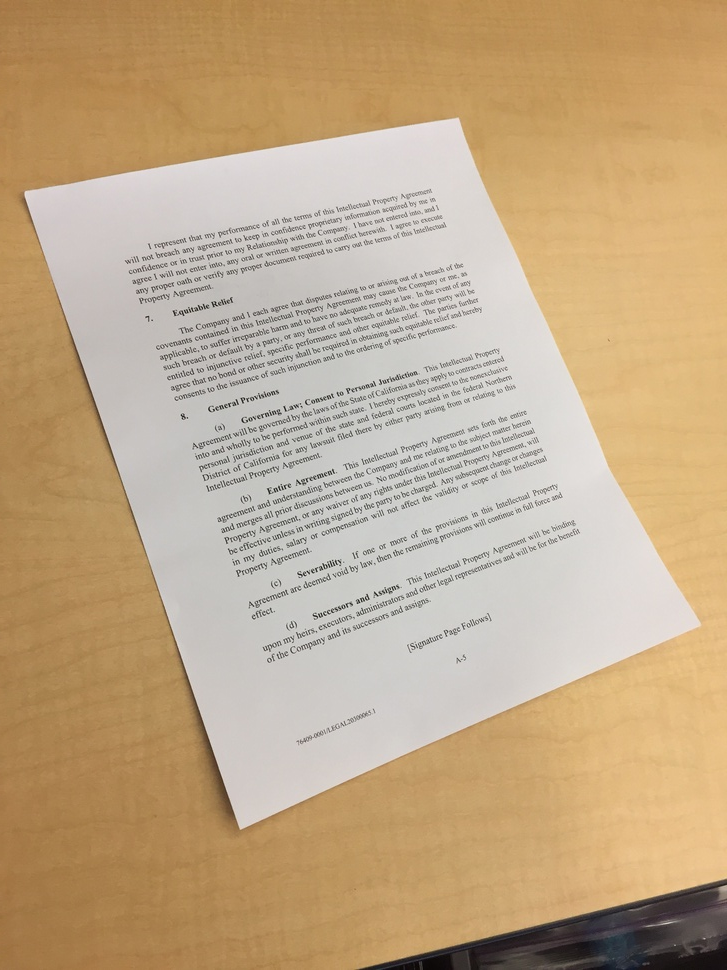
#> input picture document_correction/input/desk.JPG, 727 x 970 px, shrunk from 2448 x 3264 before the run, found by its file name
$ python main.py
#> lines starting #> are read from the running program, lines starting #| are printed output that depends on the picture; after the words box and inside, x2 and y2 are one past the last pixel; in counts of white or black regions, pixels touching at a corner belong together
### transformation_perspective_app/src/utils/image_utils.py
def load_image(filepath):
#> called with filepath = '../document_correction/input/desk.JPG'
    import cv2
    image = cv2.imread(filepath)
#> image is the input picture: shape (970, 727, 3); mean B, G, R 136.6, 169.3, 193.6
    if image is None:
        raise FileNotFoundError(f"Image not found at {filepath}")
    return image

def save_image(image, filepath):
    import cv2
    success = cv2.imwrite(filepath, image)
    if not success:
        raise IOError(f"Failed to save image at {filepath}")

### transformation_perspective_app/src/perspective/document_scanner.py
import cv2
import numpy as np

class DocumentScanner:
    def scan_document(self, image):
        # Convertir l'image en niveaux de gris
        gray = cv2.cvtColor(image, cv2.COLOR_BGR2GRAY)
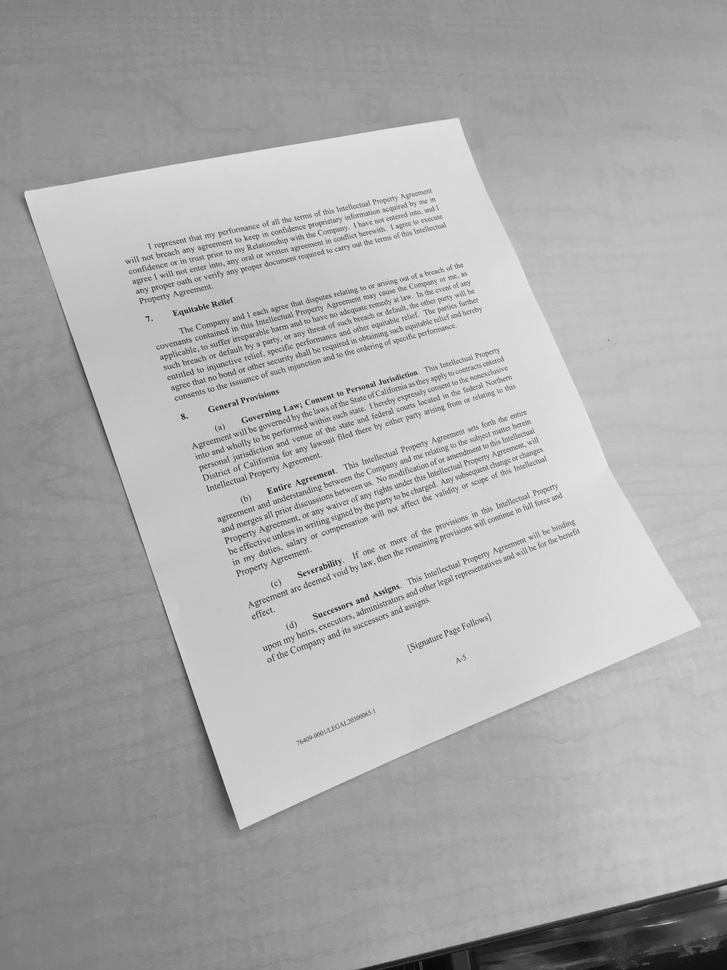
#> gray: shape (970, 727); min 5, max 253, mean 172.8

        # Appliquer un flou pour réduire le bruit
        blurred = cv2.GaussianBlur(gray, (5, 5), 0)

        # Détecter les bords dans l'image
        edged = cv2.Canny(blurred, 75, 200)
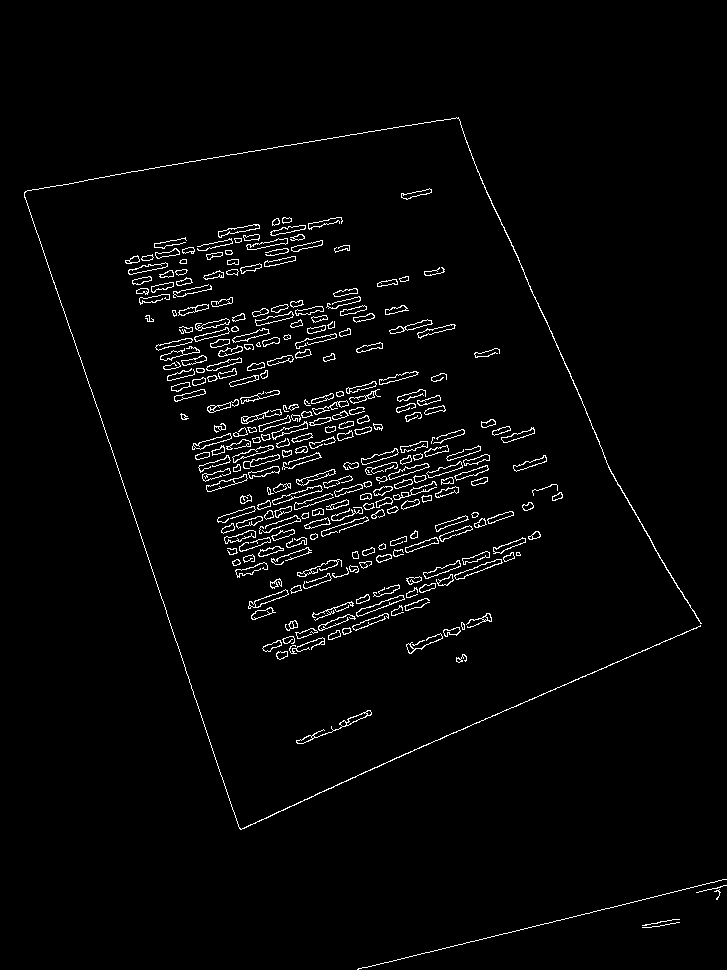
#> edged: shape (970, 727); 2.6% white in thin lines or dots, all inside (x1, y1, x2, y2) = (24, 117, 727, 970)

        # Trouver les contours dans l'image
        contours, _ = cv2.findContours(edged, cv2.RETR_EXTERNAL, cv2.CHAIN_APPROX_SIMPLE)
#> contours = 281 contours, 81 with area under 20; largest, box (x1, y1, x2, y2) and area: (24, 117, 702, 830) 302, (272, 485, 323, 505) 256, (356, 595, 405, 617) 252, (454, 559, 503, 580) 240, (296, 710, 372, 744) 234

        # Trouver le plus grand contour
        if contours:
            largest_contour = max(contours, key=cv2.contourArea)
#> largest_contour = contour of 2772 points, box (x1, y1, x2, y2) (24, 117, 702, 830), area 302
            area = cv2.contourArea(largest_contour)
#> area = 302.5
#| Scanned image: True
            if area < 0.1 * image.shape[0] * image.shape[1]:  # Ignore les petits contours
                print("Contour détecté trop petit, retour de l'image originale.")
                return image

            # Obtenir les coordonnées du contour
            peri = cv2.arcLength(largest_contour, True)
            approx = cv2.approxPolyDP(largest_contour, 0.02 * peri, True)

            if len(approx) == 4:
                # Obtenir les points de l'image
                pts = approx.reshape(4, 2)
                rect = self.order_points(pts)
                (tl, tr, br, bl) = rect

                widthA = np.linalg.norm(br - bl)
                widthB = np.linalg.norm(tr - tl)
                maxWidth = int(max(widthA, widthB))

                heightA = np.linalg.norm(tr - br)
                heightB = np.linalg.norm(tl - bl)
                maxHeight = int(max(heightA, heightB))

                # Définir les points de destination pour la transformation
                dst = np.array([
                    [0, 0],
                    [maxWidth - 1, 0],
                    [maxWidth - 1, maxHeight - 1],
                    [0, maxHeight - 1]
                ], dtype="float32")

                # Appliquer la transformation de perspective
                M = cv2.getPerspectiveTransform(rect, dst)
                scanned_image = cv2.warpPerspective(image, M, (maxWidth, maxHeight))
                return scanned_image

        print("Aucun document détecté, retour de l'image originale.")
        return image

    # [9 lines left out: function order_points, not called in this run]

### transformation_perspective_app/src/perspective/top_view_transform.py
import cv2
import numpy as np

class TopViewTransformer:
    def transform_to_top_view(self, image):
        gray = cv2.cvtColor(image, cv2.COLOR_BGR2GRAY)
        blurred = cv2.GaussianBlur(gray, (5, 5), 0)
        edged = cv2.Canny(blurred, 75, 200)
        contours, _ = cv2.findContours(edged, cv2.RETR_EXTERNAL, cv2.CHAIN_APPROX_SIMPLE)

        if not contours:
            print("Aucun contour trouvé.")
            return image

        largest_contour = max(contours, key=cv2.contourArea)
        area = cv2.contourArea(largest_contour)
#> area = 302.5
        if area < 0.1 * image.shape[0] * image.shape[1]:
            print("Contour détecté trop petit, retour de l'image originale.")
            return image

        peri = cv2.arcLength(largest_contour, True)
        approx = cv2.approxPolyDP(largest_contour, 0.02 * peri, True)

        if len(approx) == 4:
            pts = approx.reshape(4, 2)
            rect = self.order_points(pts)
            (tl, tr, br, bl) = rect

            widthA = np.linalg.norm(br - bl)
            widthB = np.linalg.norm(tr - tl)
            maxWidth = int(max(widthA, widthB))

            heightA = np.linalg.norm(tr - br)
            heightB = np.linalg.norm(tl - bl)
            maxHeight = int(max(heightA, heightB))

            dst = np.array([
                [0, 0],
                [maxWidth - 1, 0],
                [maxWidth - 1, maxHeight - 1],
                [0, maxHeight - 1]
            ], dtype="float32")

            M = cv2.getPerspectiveTransform(rect, dst)
            top_view = cv2.warpPerspective(image, M, (maxWidth, maxHeight))
            return top_view
        else:
            print("Le plus grand contour n'est pas un quadrilatère, retour de l'image originale.")
            return image

    # [9 lines left out: function order_points, not called in this run]

### transformation_perspective_app/src/perspective/painting_view_modifier.py
import cv2
import numpy as np

class PaintingViewModifier:
    def modify_view(self, image, src_points, width, height):
        """
        Modifie le point de vue d'une image de peinture classique.

        :param image: Image d'entrée (numpy array)
        :param src_points: Liste de 4 points (x, y) correspondant aux coins de la peinture dans l'image
        :param width: Largeur souhaitée de la peinture transformée
        :param height: Hauteur souhaitée de la peinture transformée
        :return: Image transformée (numpy array)
        """
        # Points de destination pour obtenir une vue "de face"
        dst_points = np.array([
            [0, 0],
            [width - 1, 0],
            [width - 1, height - 1],
            [0, height - 1]
        ], dtype="float32")

        # Calcul de la matrice de transformation
        src_points = np.array(src_points, dtype="float32")
        matrix = cv2.getPerspectiveTransform(src_points, dst_points)

        # Application de la transformation
        warped = cv2.warpPerspective(image, matrix, (width, height))
        return warped

### transformation_perspective_app/src/main.py
# filepath: /transformation_perspective_app/transformation_perspective_app/src/main.py

import cv2
from perspective.document_scanner import DocumentScanner
from perspective.top_view_transform import TopViewTransformer
from perspective.painting_view_modifier import PaintingViewModifier
from utils.image_utils import load_image, save_image

def main():
    image_path = '../document_correction/input/desk.JPG'
    image = load_image(image_path)
    if image is None:
        print(f"Erreur : Impossible de charger l'image à {image_path}")
        return

    # Correction de photo de document
    scanner = DocumentScanner()
    scanned_image = scanner.scan_document(image)
    save_image(scanned_image, 'scanned_image.jpg')
    print("Scanned image:", scanned_image is not None)

    # Transformation en vue aérienne
    top_view_transformer = TopViewTransformer()
    top_view_image = top_view_transformer.transform_to_top_view(image)
    if top_view_image is not None:
        save_image(top_view_image, 'top_view_image.jpg')
    else:
        print("Erreur : la transformation en vue aérienne a échoué.")
    print("Top view image:", top_view_image is not None)
#| Top view image: True

    # Modification du point de vue d'une peinture
    painting_modifier = PaintingViewModifier()
    h, w = image.shape[:2]
#> h = 970; w = 727
    src_points = [(0, 0), (w-1, 0), (w-1, h-1), (0, h-1)]
#> src_points = [(0, 0), (726, 0), (726, 969), (0, 969)]
    width, height = w, h
#> width = 727; height = 970
    modified_painting = painting_modifier.modify_view(image, src_points, width, height)
    save_image(modified_painting, 'modified_painting.jpg')
    print("Modified painting:", modified_painting is not None)
#| Modified painting: True

    print("Taille scanned_image :", scanned_image.shape)
#| Taille scanned_image : (970, 727, 3)
    print("Taille top_view_image :", top_view_image.shape)
#| Taille top_view_image : (970, 727, 3)
    print("Taille modified_painting :", modified_painting.shape)
#| Taille modified_painting : (970, 727, 3)

if __name__ == "__main__":
    main()

$ run again, with document_correction/input/chart.JPG copied over document_correction/input/desk.JPG
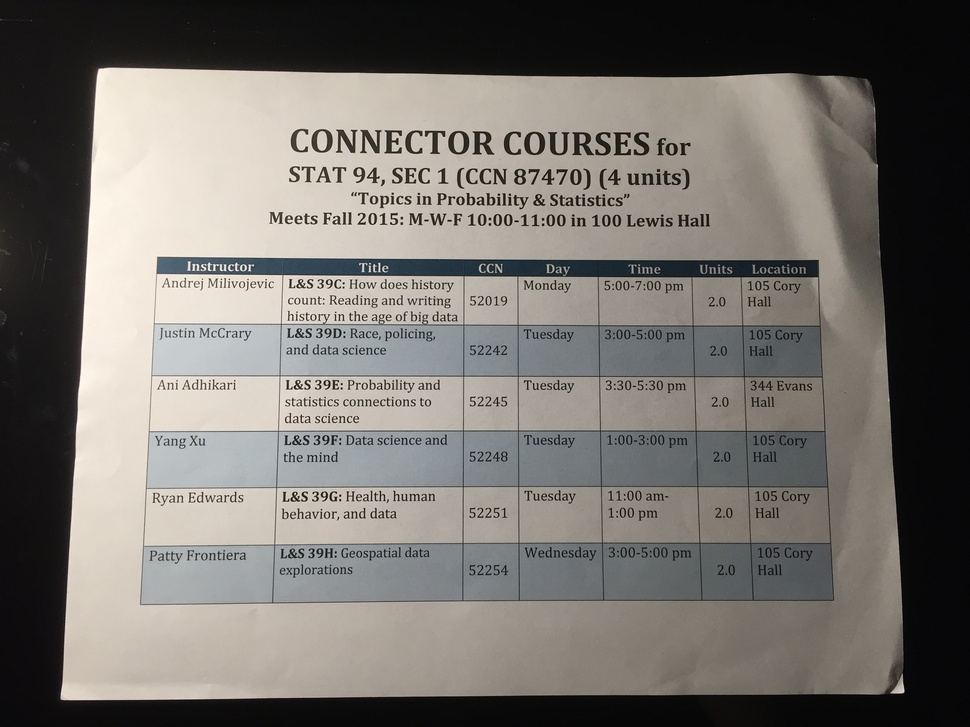
#> input picture document_correction/input/chart.JPG, 970 x 727 px, shrunk from 3264 x 2448 before the run, found by its file name
#> in load_image, image is the input picture: shape (727, 970, 3); mean B, G, R 109.6, 114.5, 118.2
#> in scan_document, `edged = cv2.Canny(blurred, 75, 200)`:
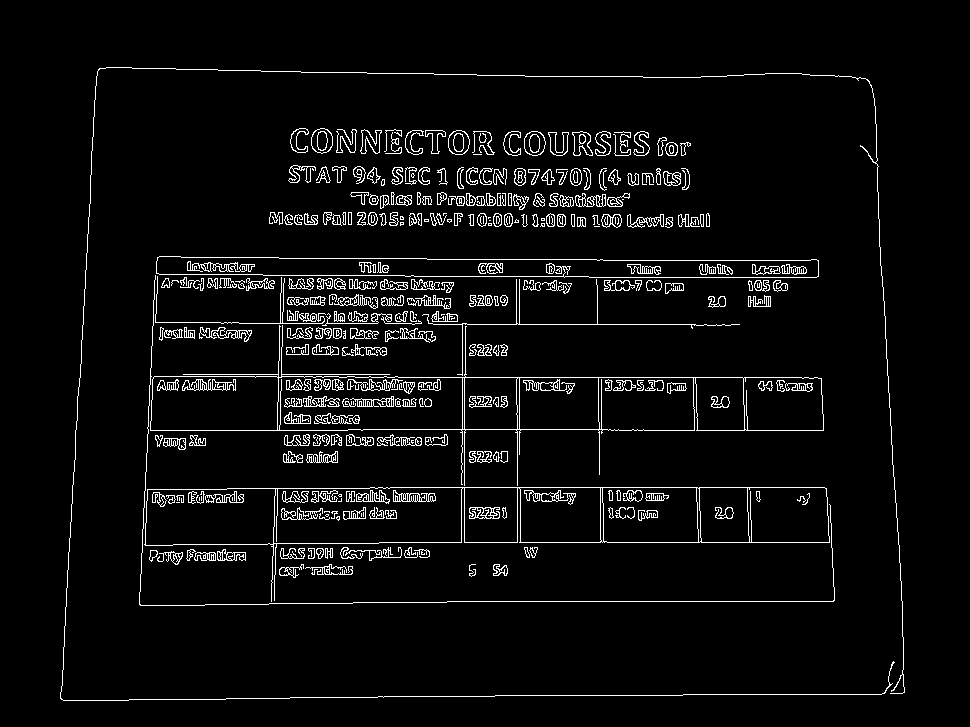
#> edged: shape (727, 970); 4.7% white in thin lines or dots, all inside (x1, y1, x2, y2) = (60, 67, 905, 701)
#> in scan_document, `contours, _ = cv2.findContours(edged, cv2.RETR_EXTERNAL, cv2.CHAIN_APP..`: contours = 247 contours, 92 with area under 20; largest, box (x1, y1, x2, y2) and area: (144, 487, 830, 602) 37234, (150, 325, 824, 486) 35334, (156, 256, 819, 278) 11322, (311, 128, 333, 154) 426, (448, 130, 470, 155) 418
#> in scan_document, `largest_contour = max(contours, key=cv2.contourArea)`: largest_contour = contour of 103 points, box (x1, y1, x2, y2) (144, 487, 830, 602), area 37234
#> in scan_document, `area = cv2.contourArea(largest_contour)`: area = 37234.5
#| Scanned image: True
#| Top view image: True
#| Modified painting: True
#| Taille scanned_image : (727, 970, 3)
#| Taille top_view_image : (727, 970, 3)
#| Taille modified_painting : (727, 970, 3)
